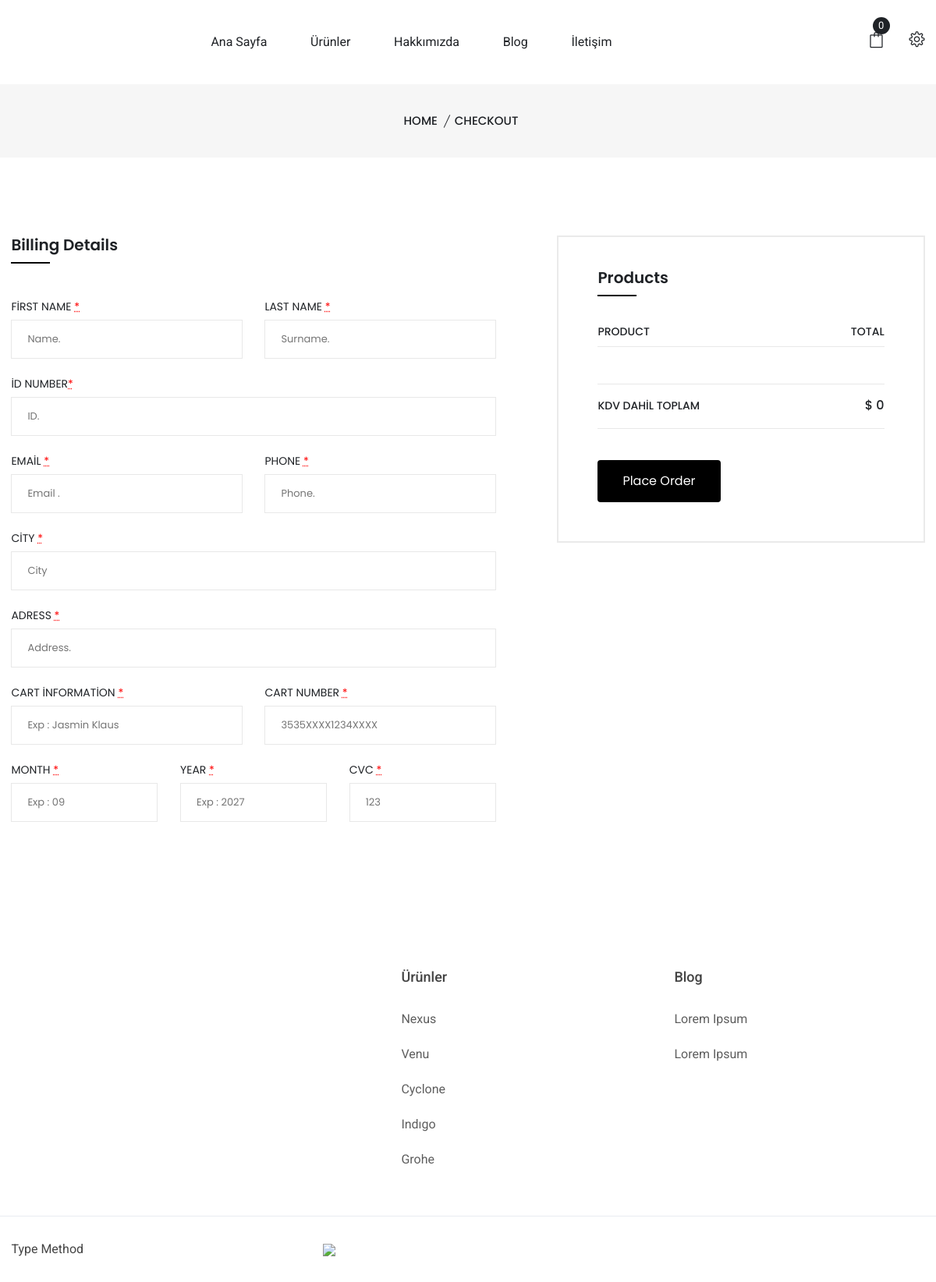
/order/create/ (signed in), run on the app's committed database.
### shop/models.py (models this page shows, shortened)
class Category(models.Model):
    image = models.ImageField(upload_to='products/%y/%m/%d', blank=True,verbose_name='(250x250)')
    name = models.CharField(max_length=20, db_index=True)
    slug = models.SlugField(max_length=20, db_index=True, unique=True)
    def get_absolute_url(self):
        return reverse('shop:product_list_by_show', args=[self.slug])

### yoga/models.py (models this page shows, shortened)
class Blog(models.Model):
    image = models.ImageField(upload_to='products/%y/%m/%d', blank=True, verbose_name='Resim : (550x350)')
    list = models.ImageField(upload_to='products/%y/%m/%d', blank=True, verbose_name='Resim : (850x530)')
    title = models.CharField(max_length=1000, default='Title')
    mini_info = RichTextUploadingField()
    info = RichTextUploadingField()
    slug = models.SlugField(max_length=200, db_index=True)
    def get_absolute_url(self):
        return reverse('yoga:blog_detail',args=[self.slug])

### orders/views.py (the view)
# urls.py: path('create/', views.order_create, name='order_create'),
@login_required(login_url="user:login")
def order_create(request):
    cart = Cart(request)
    blogs = Blog.objects.all().order_by('-id')
    cate = Category.objects.all()
    for c in cart:
        print(c)
    if request.method == 'POST':
        form = OrderCreateForm(request.POST)
        if form.is_valid():
            order = form.save(commit=False)
            order.author=request.user
            order.save()
            for item in cart:
                 newItem = OrderItem.objects.create(order=order,author=request.user,
                                         product=item['product'],
                                         price=item['price'],
                                         quantity=item['quantity'],
                                         )
                 newItem.product.save()
            return redirect('/order/take')
    else:
        form = OrderCreateForm()
    return render(request, 'orders/order/create.html', {'cart': cart,
                                                        'form': form,
                                                        'cate':cate,
                                                        'blogs':blogs})

### orders/forms.py
class OrderCreateForm(forms.ModelForm):
    class Meta:
        model = Order
        fields = ['first_name', 'last_name', 'phone', 'email','city','tc','adress']

### cart/cart.py (called while the page is built)
    def __iter__(self):
        product_ids = self.cart.keys()
        products = Product.objects.filter(id__in=product_ids)
        for product in products:
            self.cart[str(product.id)]['product'] = product
        for item in self.cart.values():
            item['price'] = Decimal(item['price'])
            item['total_price'] = item['price'] * item['quantity']
            yield item

    def __len__(self):
        return sum(item['quantity'] for item in self.cart.values())

    def get_total_price(self):
        return sum(Decimal(item['price']) * item['quantity'] for item in self.cart.values())

### orders/templates/orders/order/create.html (shortened to what this page needs)
{% extends "base.html" %}
{% load static %}
{% load crispy_forms_tags %}
{% block content %}
 <div class="breadcrumb-area pt-35 pb-35 bg-gray">
        <div class="container">
            <div class="breadcrumb-content text-center">
                <ul>
                    <li>
                        <a href="index.html">Home</a>
                    </li>
                    <li class="active">Checkout </li>
                </ul>
            </div>
        </div>
    </div>
    <form action="{%  url 'orders:payment'  %}" method="post" class="billing-form">
        <div class="checkout-main-area pt-70 pb-70">
        <div class="container">
            <div class="checkout-wrap pt-30">
                <div class="row">
                    <div class="col-lg-7">
                        <div class="billing-info-wrap mr-50">
                            <h3>Billing Details</h3>
                            <div class="row">
                                <div class="col-lg-6 col-md-6">
                                    <div class="billing-info mb-20">
                                        <label>First Name <abbr class="required" title="required">*</abbr></label>
                                        <input placeholder="Name." type="text" name="name" required>
                                    </div>
                                </div>
                                <div class="col-lg-6 col-md-6">
                                    <div class="billing-info mb-20">
                                        <label>Last Name <abbr class="required" title="required">*</abbr></label>
                                        <input placeholder="Surname." type="text" name="lastname" required>
                                    </div>
                                </div>
                                <div class="col-lg-12">
                                    <div class="billing-info mb-20">
                                        <label>İD Number<abbr class="required" title="required">*</abbr></label>
                                        <input placeholder="ID." type="text" name="tc" required>
                                    </div>
                                </div>
                                <div class="col-lg-6">
                                    <div class="billing-info mb-20">
                                        <label>Email <abbr class="required" title="required">*</abbr></label>
                                        <input placeholder="Email ." type="text" name="email" required>
                                    </div>
                                </div>
                                <div class="col-lg-6">
                                    <div class="billing-info mb-20">
                                        <label>Phone <abbr class="required" title="required">*</abbr></label>
                                        <input placeholder="Phone." type="text" name="phone" required>
                                    </div>
                                </div>
                                <div class="col-lg-12">
                                    <div class="billing-info mb-20">
                                        <label>City <abbr class="required" title="required">*</abbr></label>
                                        <input placeholder="City" type="text" name="city" required>
                                    </div>
                                </div>
                                <div class="col-lg-12">
                                    <div class="billing-info mb-20">
                                        <label>Adress <abbr class="required" title="required">*</abbr></label>
                                        <input placeholder="Address." type="text" name="adres" required>
                                    </div>
                                </div>
                                <div class="col-lg-6">
                                    <div class="billing-info mb-20">
                                        <label> Cart İnformation <abbr class="required" title="required">*</abbr></label>
                                        <input placeholder="Exp : Jasmin Klaus" type="text" name="cardHolderName" required>
                                    </div>
                                </div>
                                <div class="col-lg-6">
                                    <div class="billing-info mb-20">
                                        <label>Cart Number <abbr class="required" title="required">*</abbr></label>
                                        <input placeholder="3535XXXX1234XXXX" type="text" name="cardNumber" required>
                                    </div>
                                </div>
                                <div class="col-lg-4">
                                    <div class="billing-info mb-20">
                                        <label>Month <abbr class="required" title="required">*</abbr></label>
                                        <input placeholder="Exp : 09" type="text" name="expireMonth">
                                    </div>
                                </div>
                                <div class="col-lg-4">
                                    <div class="billing-info mb-20">
                                        <label>Year <abbr class="required" title="required">*</abbr></label>
                                        <input placeholder="Exp : 2027" type="text" name="expireYear">
                                    </div>
                                </div>
                                <div class="col-lg-4">
                                    <div class="billing-info mb-20">
                                        <label>CVC <abbr class="required" title="required">*</abbr></label>
                                        <input placeholder="123" type="text" name="cvc">
                                    </div>
                                </div>
                            </div>
                        </div>
                    </div>
                    <div class="col-lg-5">
                        <div class="your-order-area">
                            <h3>Products</h3>
                            <div class="your-order-wrap gray-bg-4">
                                <div class="your-order-info-wrap">
                                    <div class="your-order-info">
                                        <ul>
                                            <li>Product <span>Total</span></li>
                                        </ul>
                                    </div>
                                    <div class="your-order-middle">
                                    </div>
                                    <div class="your-order-info order-total">
                                        <ul>
                                            <li>KDV DAHİL TOPLAM <span>$ {{ cart.get_total_price }} </span></li>
                                        </ul>
                                    </div>
                                </div>
                            </div>
                            <div class="Place-order mt-40">
                                <button name="btnSubmit" class="btn btn-dark" style="background-color: black;border: none;color: white;padding: 15px 32px;text-align: center;text-decoration: none;display: inline-block;font-size: 16px;">Place Order</button>
                            </div>
                        </div>
                    </div>
                </div>
            </div>
        </div>
    </div>
    </form>
{% endblock %}

### yoga/templates/footer.html (shortened to what this page needs)
{% load static %}
<footer class="footer-area pt-100">
        <div class="container">
            <div class="footer-top-2 pb-20">
                <div class="row">
                    <div class="col-lg-4 col-md-4 col-sm-12 col-12">
                        <div class="footer-widget mb-40">
                        </div>
                    </div>
                    <div class="col-lg-4 col-md-4 col-sm-4 col-6">
                        <div class="footer-widget mb-40 pl-100">
                            <div class="footer-title">
                                <h3>Ürünler</h3>
                            </div>
                            <div class="footer-list">
                                <ul>
                                    {% for product in cate %}
                                    <li><a href="{{product.get_absolute_url}}">{{product.name}}</a></li>
                                    {% endfor %}
                                </ul>
                            </div>
                        </div>
                    </div>
                    <div class="col-lg-4 col-md-4 col-sm-4 col-6">
                        <div class="footer-widget mb-40 pl-50">
                            <div class="footer-title">
                                <h3>Blog</h3>
                            </div>
                            <div class="footer-list">
                                <ul>
                                    {% for product in blogs %}
                                    <li><a href="{{product.get_absolute_url}}">{{product.title}}</a></li>
                                    {% endfor %}
                                </ul>
                            </div>
                        </div>
                    </div>
                </div>
            </div>
        </div>
        <div class="footer-bottom border-top-2 pt-30">
            <div class="container">
                <div class="row align-items-center">
                    <div class="col-lg-4 col-md-4 col-sm-6 col-12">
                        <div class="copyright-2 pb-30">
                                <p>Type Method</p>
                        </div>
                    </div>
                   <div class="col-lg-4 col-md-4 col-sm-6 col-12">
                        <div class=" pb-30">
                            <a href="/"><img width="300" src="{% static 'visa.png'%}"></a>
                        </div>
                    </div>
                </div>
            </div>
        </div>
    </footer>

### data on the page
Category: name "Nexus"
Category: name "Venu"
Category: name "Cyclone"
Category: name "Indıgo"
Category: name "Grohe"
Blog: title "Lorem Ipsum"
Blog: title "Lorem Ipsum"

### other printed values
{{ cart|length }} "0"
{{ cart.get_total_price }} "0"
